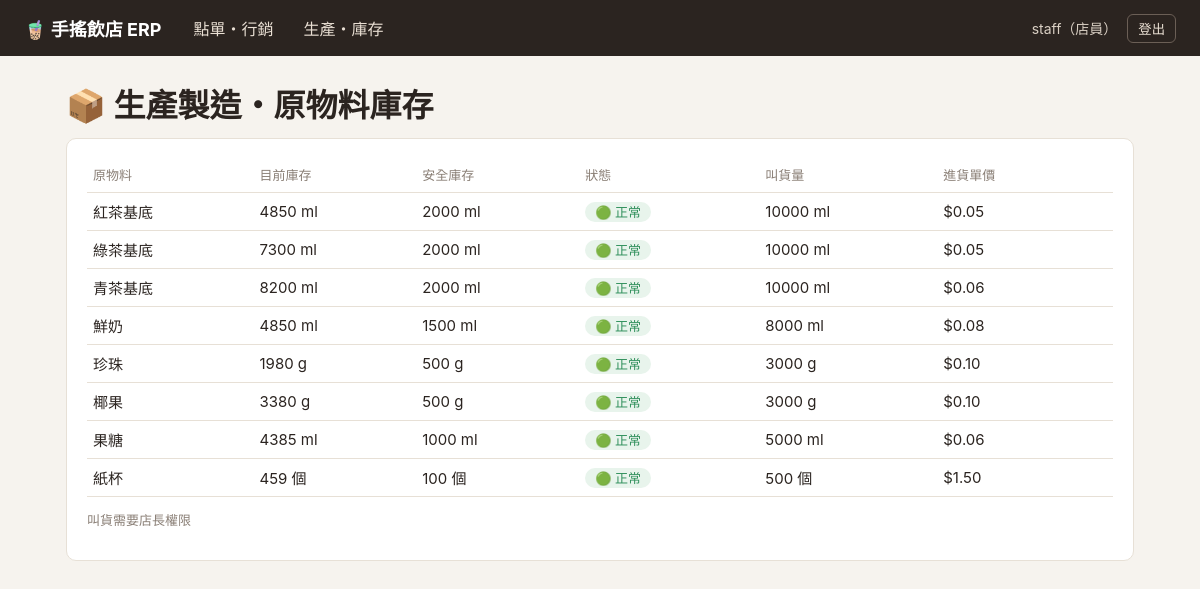
The page /inventory/ (signed in) on the database its author committed.
### erp/models.py (models this page shows, shortened)
class Ingredient(models.Model):
    name = models.CharField("原物料", max_length=50)
    unit = models.CharField("單位", max_length=10)
    stock = models.DecimalField("目前庫存", max_digits=10, decimal_places=1, default=0)
    safety_stock = models.DecimalField("安全庫存", max_digits=10, decimal_places=1, default=0)
    reorder_qty = models.DecimalField("每次叫貨量", max_digits=10, decimal_places=1, default=0)
    unit_cost = models.DecimalField("進貨單價", max_digits=6, decimal_places=2, default=0)
    class Meta:
        verbose_name = "原物料"
        verbose_name_plural = "原物料"
    @property
    def is_low(self):
        return self.stock <= self.safety_stock

### erp/views.py (the view)
# urls.py: path("inventory/", views.inventory, name="inventory"),
@role_required(BOSS, STAFF)
def inventory(request):
    ingredients = Ingredient.objects.order_by("id")
    return render(request, "erp/inventory.html", {
        "ingredients": ingredients,
        "low_count": sum(1 for i in ingredients if i.is_low),
    })

### erp/context.py (called while the page is built)
def nav(request):
    u = request.user
    if not u.is_authenticated:
        return {}
    if u.is_superuser:
        label = "超級管理員"
    else:
        label = "、".join(u.groups.values_list("name", flat=True)) or "未分配角色"
    return {
        "role_label": label,
        "can_inventory": has_role(u, BOSS, STAFF),
        "can_finance": has_role(u, BOSS, ACCT),
        "can_hr": has_role(u, BOSS),
        "is_boss": has_role(u, BOSS),
    }

### erp/permissions.py (called while the page is built)
def has_role(user, *names):
    if not user.is_authenticated:
        return False
    return user.is_superuser or user.groups.filter(name__in=names).exists()

def role_required(*names):
    def decorator(view):
        @login_required
        @wraps(view)
        def wrapper(request, *args, **kwargs):
            if has_role(request.user, *names):
                return view(request, *args, **kwargs)
            messages.error(request, "你沒有權限使用此功能")
            return redirect("pos")
        return wrapper
    return decorator

### erp/templates/erp/inventory.html (shortened to what this page needs)
{% extends "erp/base.html" %}
{% block content %}
<h1>📦 生產製造・原物料庫存</h1>
<section class="card">
  <table>
    <tr>
      <th>原物料</th><th>目前庫存</th><th>安全庫存</th><th>狀態</th>
      <th>叫貨量</th><th>進貨單價</th><th></th>
    </tr>
    {% for i in ingredients %}
    <tr class="{% if i.is_low %}low{% endif %}">
      <td>{{ i.name }}</td>
      <td>{{ i.stock|floatformat:0 }} {{ i.unit }}</td>
      <td>{{ i.safety_stock|floatformat:0 }} {{ i.unit }}</td>
      <td>
        {% if i.is_low %}<span class="badge low">🔴 需叫貨</span>
        {% else %}<span class="badge ok">🟢 正常</span>{% endif %}
      </td>
      <td>{{ i.reorder_qty|floatformat:0 }} {{ i.unit }}</td>
      <td>${{ i.unit_cost }}</td>
      <td>
      </td>
    </tr>
    {% endfor %}
  </table>
  {% if not is_boss %}<p class="muted">叫貨需要店長權限</p>{% endif %}
</section>
{% endblock %}

### erp/templates/erp/base.html (shortened to what this page needs)
<!doctype html>
<html lang="zh-Hant">
<head>
</head>
<body>
{% if user.is_authenticated %}
<header>
  <span class="brand">🧋 手搖飲店 ERP</span>
  <nav>
    <a href="{% url 'pos' %}">點單・行銷</a>
    {% if can_inventory %}<a href="{% url 'inventory' %}">生產・庫存</a>{% endif %}
  </nav>
  <div class="who">
    {{ user.username }}（{{ role_label }}）
    <form method="post" action="{% url 'logout' %}">{% csrf_token %}<button type="submit">登出</button></form>
  </div>
</header>
{% endif %}
<main>
  {% block content %}{% endblock %}
</main>
</body>
</html>

### erp/templates/erp/base.html (style rules this page uses)
:root { --bg:#f6f3ee; --card:#fff; --ink:#2b2420; --muted:#8a7f76; --brand:#b4552d; --line:#e7e0d6; --ok:#2f8f5b; --bad:#c0392b; }
* { box-sizing: border-box; }
body { margin:0; background:var(--bg); color:var(--ink); font-family:-apple-system,"Noto Sans TC","Microsoft JhengHei",sans-serif; }
header { background:var(--ink); color:#fff; display:flex; align-items:center; gap:20px; padding:10px 24px; flex-wrap:wrap; }
.brand { font-weight:700; font-size:18px; }
header nav { display:flex; gap:6px; flex:1; flex-wrap:wrap; }
header nav a { color:#e9dfd3; text-decoration:none; padding:6px 12px; border-radius:6px; }
.who { font-size:14px; color:#d9cfc3; display:flex; align-items:center; gap:10px; }
.who form { margin:0; }
.who button { background:none; border:1px solid #6b5f56; color:#e9dfd3; padding:4px 10px; border-radius:6px; cursor:pointer; }
main { max-width:1100px; margin:24px auto; padding:0 16px; }
.card { background:var(--card); border:1px solid var(--line); border-radius:10px; padding:18px 20px; margin-bottom:16px; }
h1,h2 { margin:0 0 12px; }
table { width:100%; border-collapse:collapse; }
th,td { text-align:left; padding:8px 6px; border-bottom:1px solid var(--line); font-size:15px; }
th { color:var(--muted); font-weight:500; font-size:13px; }
.badge { padding:2px 10px; border-radius:999px; font-size:13px; }
.badge.ok { background:#e8f4ec; color:var(--ok); }
.muted { color:var(--muted); font-size:13px; }

### rows shown on the page
Ingredient: name "紅茶基底", stock "4850", unit "ml", safety_stock "2000", shows "🟢 正常", reorder_qty "10000", unit_cost "0.05"
Ingredient: name "綠茶基底", stock "7300", unit "ml", safety_stock "2000", shows "🟢 正常", reorder_qty "10000", unit_cost "0.05"
Ingredient: name "青茶基底", stock "8200", unit "ml", safety_stock "2000", shows "🟢 正常", reorder_qty "10000", unit_cost "0.06"
Ingredient: name "鮮奶", stock "4850", unit "ml", safety_stock "1500", shows "🟢 正常", reorder_qty "8000", unit_cost "0.08"
Ingredient: name "珍珠", stock "1980", unit "g", safety_stock "500", shows "🟢 正常", reorder_qty "3000", unit_cost "0.10"
Ingredient: name "椰果", stock "3380", unit "g", safety_stock "500", shows "🟢 正常", reorder_qty "3000", unit_cost "0.10"
Ingredient: name "果糖", stock "4385", unit "ml", safety_stock "1000", shows "🟢 正常", reorder_qty "5000", unit_cost "0.06"
Ingredient: name "紙杯", stock "459", unit "個", safety_stock "100", shows "🟢 正常", reorder_qty "500", unit_cost "1.50"

### other values the page prints
{{ user.username }} "staff"
{{ role_label }} "店員"
